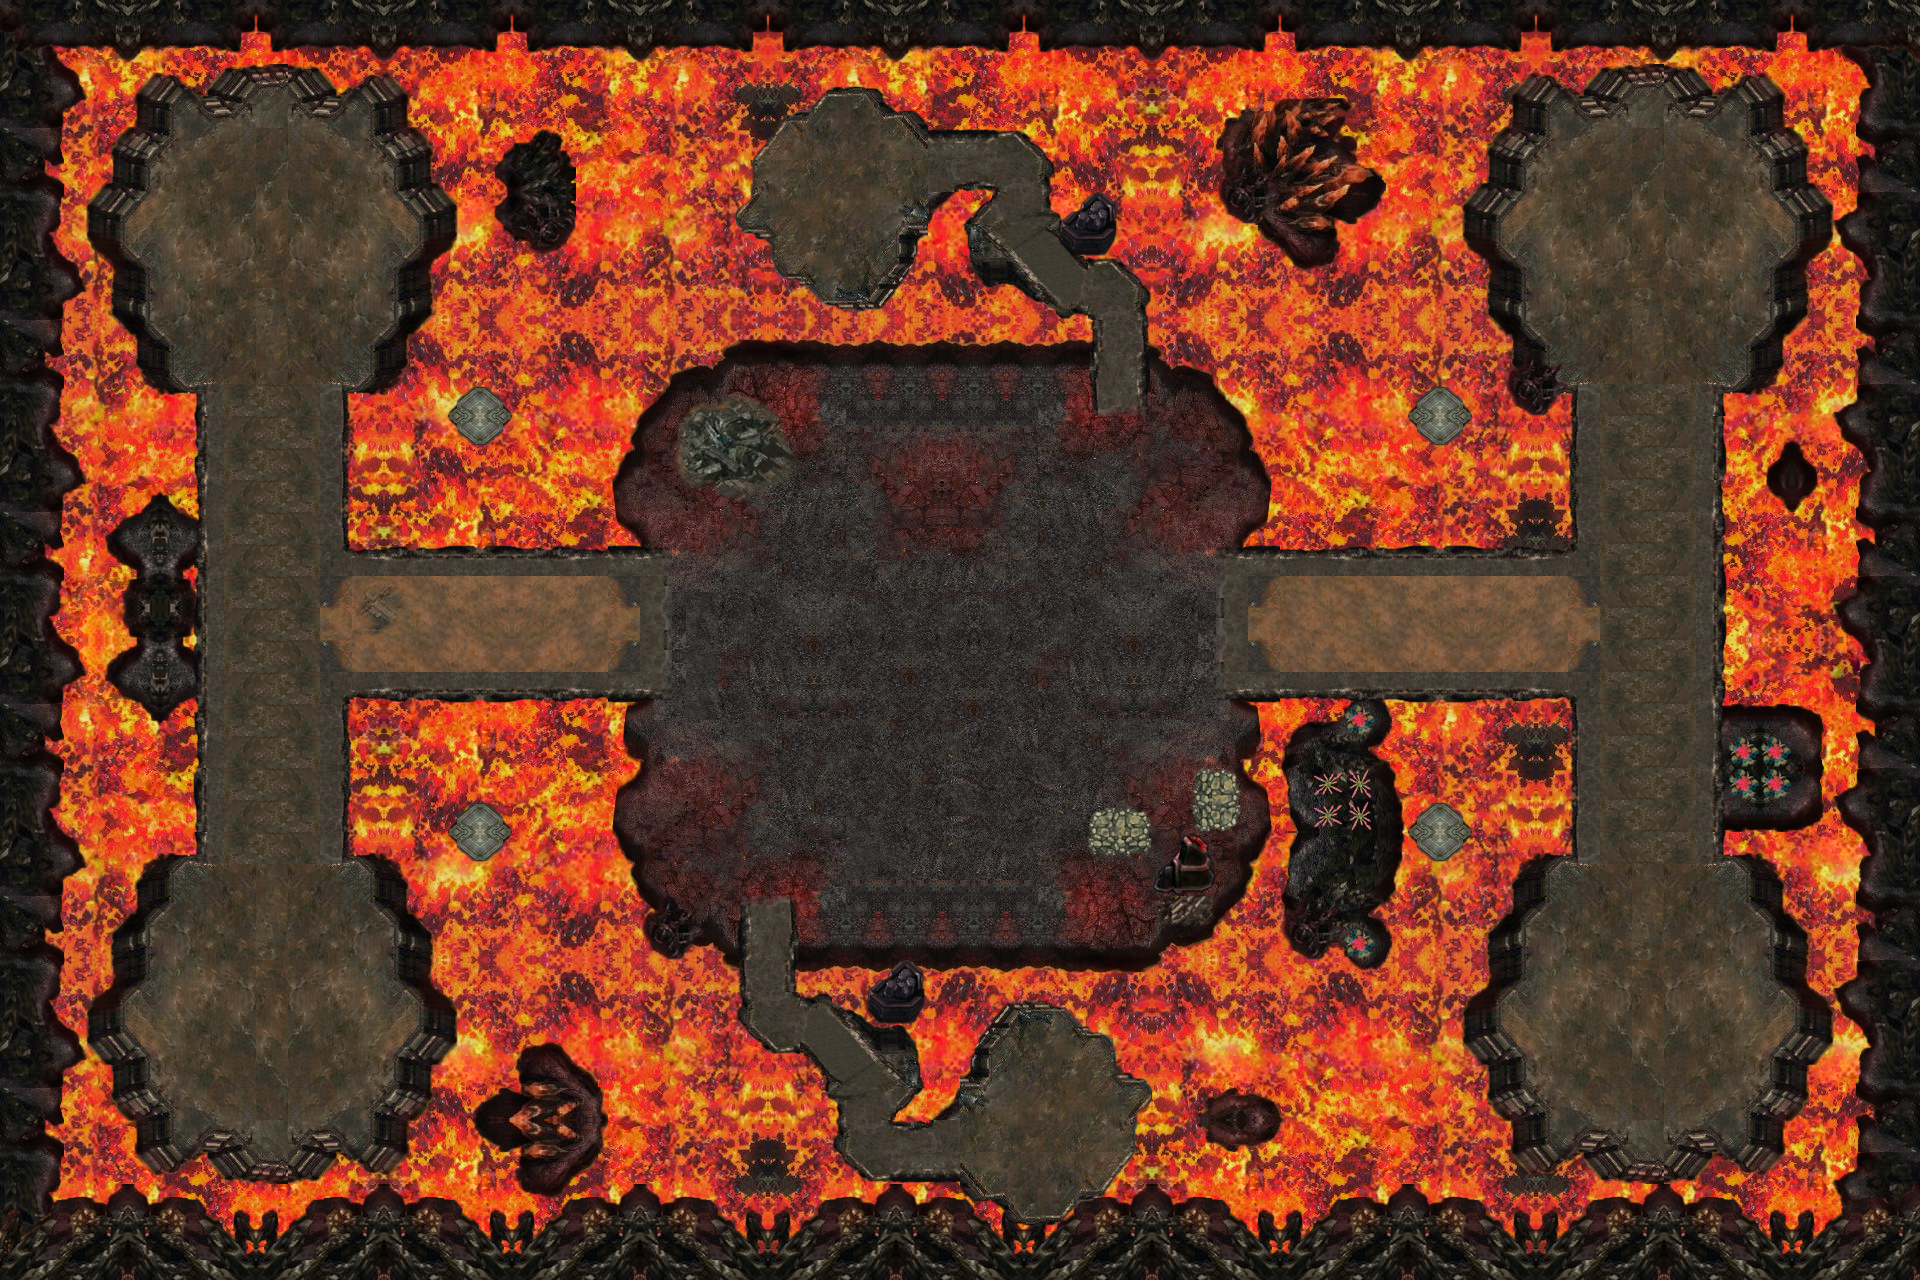

A 2D game scene composited from a Tiled map and its tileset images. What follows is a short description and the map's XML, with each tile layer's data collapsed to a summary:
An orthogonal 60x40 tile map with 32x32 px tiles, 13 tile layers (Лава, Булыжники, Место под пушки, Граница - лево-право, ...).

<map version="1.0" tiledversion="1.1.4" orientation="orthogonal" renderorder="left-down" width="60" height="40" tilewidth="32" tileheight="32" infinite="0" nextobjectid="1">
 <tileset firstgid="1" name="tiles" tilewidth="32" tileheight="32" tilecount="1728" columns="32">
  <image source="textures/tiles.png" trans="000000" width="1024" height="1728" />
 </tileset>
 <layer name="Лава" width="60" height="40">
  <data>[2400 cells, 2400 non-empty, 120 distinct tile ids]</data>
 </layer>
 <layer name="Булыжники" width="60" height="40">
  <data>[2400 cells, 176 non-empty, 75 distinct tile ids]</data>
 </layer>
 <layer name="Место под пушки" width="60" height="40">
  <data>[2400 cells, 16 non-empty, 1 distinct tile ids]</data>
 </layer>
 <layer name="Граница - лево-право" width="60" height="40">
  <data>[2400 cells, 188 non-empty, 14 distinct tile ids]</data>
 </layer>
 <layer name="Границы - верх-низ" width="60" height="40">
  <data>[2400 cells, 300 non-empty, 20 distinct tile ids]</data>
 </layer>
 <layer name="Центр" width="60" height="40" offsetx="-50" offsety="16">
  <data>[2400 cells, 424 non-empty, 70 distinct tile ids]</data>
 </layer>
 <layer name="Острова" width="60" height="40">
  <data>[2400 cells, 536 non-empty, 72 distinct tile ids]</data>
 </layer>
 <group name="Дорога - общая">
  <layer name="Дорога - общая" width="60" height="40">
   <data>[2400 cells, 255 non-empty, 35 distinct tile ids]</data>
  </layer>
 </group>
 <group name="Остров - верх-центр">
  <layer name="Дорога" width="60" height="40">
   <data>[2400 cells, 5 non-empty, 5 distinct tile ids]</data>
  </layer>
  <layer name="Остров" width="60" height="40">
   <data>[2400 cells, 81 non-empty, 72 distinct tile ids]</data>
  </layer>
 </group>
 <group name="Остров - низ-центр">
  <layer name="Дорога" width="60" height="40">
   <data>[2400 cells, 5 non-empty, 5 distinct tile ids]</data>
  </layer>
  <layer name="Остров" width="60" height="40">
   <data>[2400 cells, 83 non-empty, 74 distinct tile ids]</data>
  </layer>
 </group>
 <layer name="Прочее" width="60" height="40">
  <data>[2400 cells, 77 non-empty, 45 distinct tile ids]</data>
 </layer>
</map>